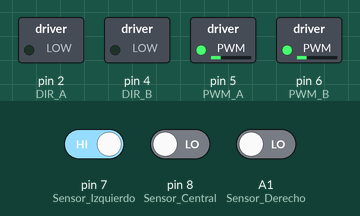
Bench run of a sketch on a simulated Arduino Uno, built with avr-gcc and run on an emulated ATmega328P. Parts: switched loads named in the sketch (green lamp = pin HIGH). Dashed ring = blinking. The inputs (shaded band) are chosen by the test bench; at power-on: pin 7 (Sensor_Izquierdo) HIGH, pin 8 (Sensor_Central) LOW, A1 (Sensor_Derecho) LOW.

Above: at 3.0 s.
3.1 s: pin 7 (Sensor_Izquierdo) driven LOW
At 4.1 s:
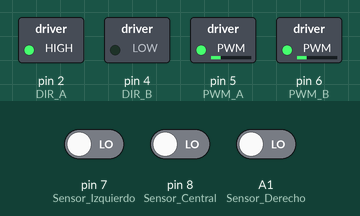
4.8 s: pin 8 (Sensor_Central) driven HIGH
At 5.2 s:
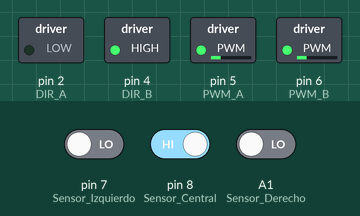
9.0 s: pin 8 (Sensor_Central) driven LOW
At 9.8 s:
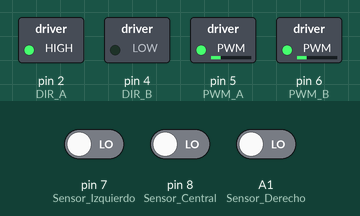
10.7 s: pin 7 (Sensor_Izquierdo) driven HIGH
At 11.0 s:
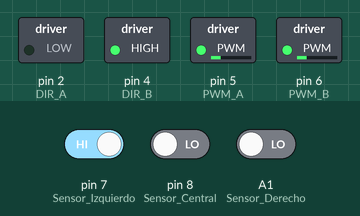
Timing chart, 0 to 15.9 s (numbered marks = the images above; inputs shaded):
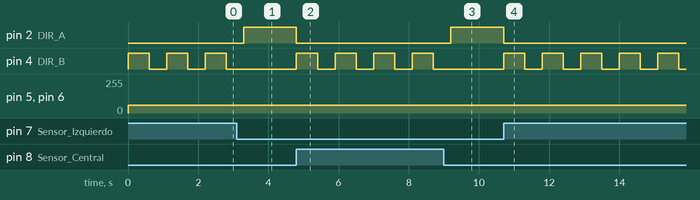

The sketch:

Kit_C_Anticaida.ino
```cpp
 int sensor_izquierdo;
 int sensor_central;
 int sensor_derecho;
//Pines controlador de motores
int DIR_A = 2; int DIR_B = 4;
int PWM_A = 5; int PWM_B = 6;
void avanzar(int speed){
  digitalWrite(DIR_A,1);
  digitalWrite(DIR_B,0);
  analogWrite(PWM_A,speed);
  analogWrite(PWM_B,speed);
}
void retroceder(int speed){
  digitalWrite(DIR_A,0);
  digitalWrite(DIR_B,1);
  analogWrite(PWM_A,speed);
  analogWrite(PWM_B,speed);
}
void girar_derecha(int speed){
  digitalWrite(DIR_A,1);
  digitalWrite(DIR_B,1);
  analogWrite(PWM_A,speed);
  analogWrite(PWM_B,speed);
}
void girar_izquierda(int speed){
  digitalWrite(DIR_A,0);
  digitalWrite(DIR_B,0);
  analogWrite(PWM_A,speed);
  analogWrite(PWM_B,speed);
}
void detener(){
 digitalWrite(DIR_A,1);
  digitalWrite(DIR_B,1);
  analogWrite(PWM_A,0);
  analogWrite(PWM_B,0);
}
void escanear_sensores(){
sensor_izquierdo = digitalRead(7);
sensor_central = digitalRead(8);
sensor_derecho = digitalRead(A1);
  }
void setup(){
  pinMode(7, INPUT); //Sensor Izquierdo
  pinMode(8, INPUT); //Sensor Central
  pinMode(A1, INPUT); // Sensor Derecho
   pinMode(DIR_A,OUTPUT);
  pinMode(DIR_B,OUTPUT);
  pinMode(PWM_A,OUTPUT);
  pinMode(PWM_B,OUTPUT);
}
void loop(){
  escanear_sensores();
  if (sensor_izquierdo == 0 && sensor_central == 0 && sensor_derecho == 0  ) {
    avanzar(60) ;
} else {
    retroceder(60) ;
    delay(600) ;
    girar_izquierda(60) ;
    delay(500) ;
  }
 }
```

Measured:
- after the input at 3.1 s, pin 2 (DIR_A): LOW → HIGH after 0.20 s; pin 4 (DIR_B): stays LOW (without the input it goes to HIGH after 0.20 s)
- after the input at 4.8 s, pin 2 (DIR_A): HIGH → LOW at once; pin 4 (DIR_B): alternates HIGH for 0.60 s and LOW for 0.50 s, starting at once
- after the input at 9.0 s, pin 2 (DIR_A): LOW → HIGH after 0.20 s; pin 4 (DIR_B): stays LOW (without the input it goes to HIGH after 0.20 s)
- after the input at 10.7 s, pin 2 (DIR_A): HIGH → LOW at once; pin 4 (DIR_B): alternates HIGH for 0.60 s and LOW for 0.50 s, starting at once
- by itself, pin 4 (DIR_B): alternates HIGH for 0.60 s and LOW for 0.50 s
